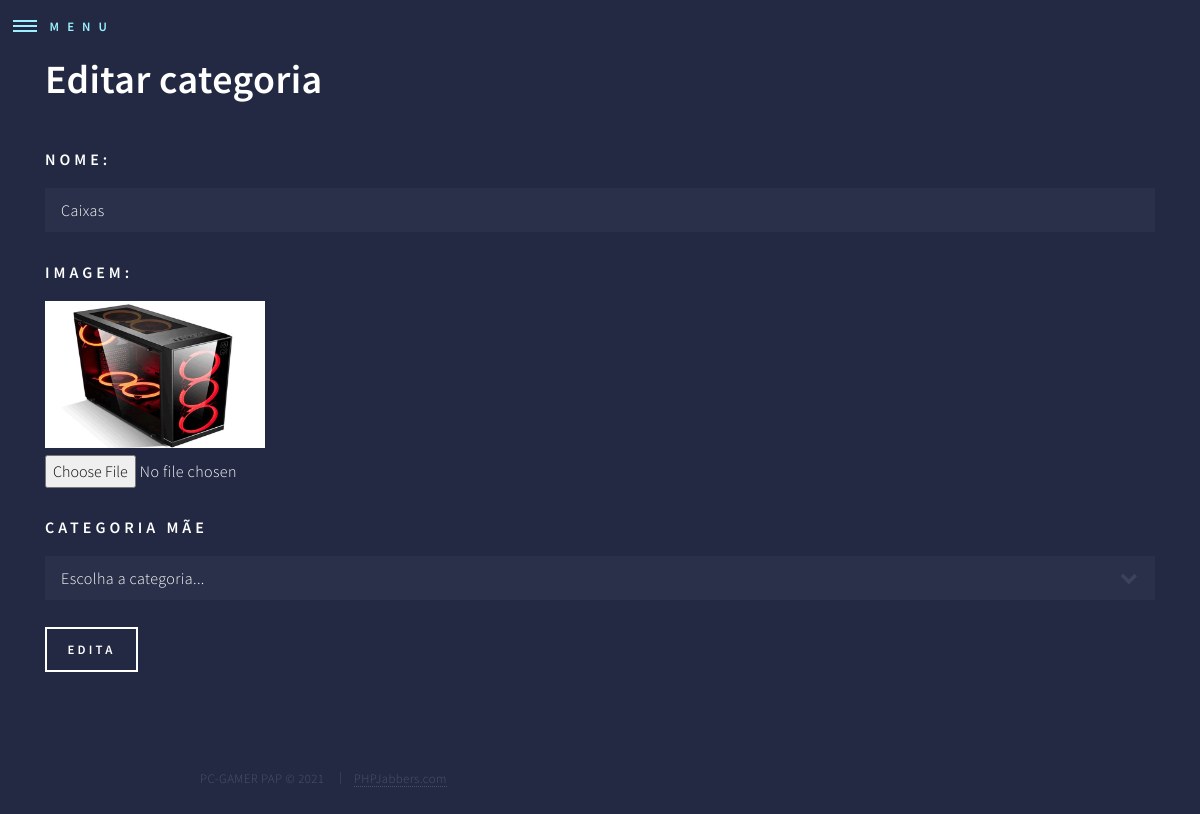
/admin/editaCategoria.php?id=2, run on the app's committed database.
### tables this page shows
CREATE TABLE `categorias` (
  `categoriaId` int(11) NOT NULL AUTO_INCREMENT,
  `categoriaNome` varchar(45) NOT NULL,
  `categoriaImagemURL` varchar(255) NOT NULL,
  `categoriaCategoriaId` int(11) DEFAULT NULL,
  PRIMARY KEY (`categoriaId`) USING BTREE,
  KEY `fk_categorias_categorias_idx` (`categoriaCategoriaId`) USING BTREE,
  CONSTRAINT `fk_categorias_categorias` FOREIGN KEY (`categoriaCategoriaId`) REFERENCES `categorias` (`categoriaId`) ON DELETE NO ACTION ON UPDATE NO ACTION
);

### admin/editaCategoria.php (the view, shortened to what this page needs)
<?php
include_once ("includes/body.inc.php");
$id=intval($_GET['id']);
$sql="select * from categorias where categoriaId=$id";
$resultCategoria=mysqli_query($con,$sql);
$dadosCategoria=mysqli_fetch_array($resultCategoria);
?>
<div class="container">
<h1>Editar categoria</h1>
<form action="confirmaEditaCategoria.php" method="post" enctype="multipart/form-data">
    <label>Nome: </label>
    <input type="text" name="nomeCategoria" value="<?php echo $dadosCategoria['categoriaNome']?>"><br>
    <label>Imagem:</label>
    <img src="../<?php echo $dadosCategoria['categoriaImagemURL']?>" width="220"><br>
    <input type="file" name="imagemCategoria"><br>
    <br>
    <label>Categoria Mãe</label>
    <select name="categoriaCategoria">
        <option value="-1">Escolha a categoria...</option>
    </select>
    <br>
    <input type="Submit" value="Edita"><br>
</form>
</div>

### admin/assets/css/main.css (style rules this page uses)
html, body, div, span, applet, object, iframe, h1, h2, h3, h4, h5, h6, p, blockquote, pre, a, abbr, acronym, address, big, cite, code, del, dfn, em, img, ins, kbd, q, s, samp, small, strike, strong, sub, sup, tt, var, b, u, i, center, dl, dt, dd, ol, ul, li, fieldset, form, label, legend, table, caption, tbody, tfoot, thead, tr, th, td, article, aside, canvas, details, embed, figure, figcaption, footer, header, hgroup, menu, nav, output, ruby, section, summary, time, mark, audio, video { margin: 0; padding: 0; border: 0; font-size: 100%; font: inherit; vertical-align: baseline; }
body { line-height: 1; }
body { -webkit-text-size-adjust: none; }
body { -ms-overflow-style: scrollbar; }
html { box-sizing: border-box; }
*, *:before, *:after { box-sizing: inherit; }
body { background: #242943; }
body, input, select, textarea { color: #ffffff; font-family: "Source Sans Pro", Helvetica, sans-serif; font-size: 17pt; font-weight: 300; letter-spacing: 0.025em; line-height: 1.65; }
@media screen and (max-width: 1680px) { body, input, select, textarea { font-size: 14pt; } }
@media screen and (max-width: 1280px) { body, input, select, textarea { font-size: 12pt; } }
h1, h2, h3, h4, h5, h6 { color: #ffffff; font-weight: 600; line-height: 1.35; margin: 0 0 1em 0; }
h1 { font-size: 2.5em; }
form { margin: 0 0 2em 0; }
label { color: #ffffff; display: block; font-size: 1em; font-weight: 600; letter-spacing: 0.25em; margin: 0 0 1em 0; text-transform: uppercase; }
input[type="text"], input[type="password"], input[type="email"], input[type="tel"], input[type="search"], input[type="url"], select, textarea { -moz-appearance: none; -webkit-appearance: none; -ms-appearance: none; appearance: none; background: rgba(212, 212, 255, 0.035); border: none; border-radius: 0; color: inherit; display: block; outline: 0; padding: 0 1em; text-decoration: none; width: 100%; }
select { background-size: 1.25rem; background-repeat: no-repeat; background-position: calc(100% - 1rem) center; height: 2.75em; padding-right: 2.75em; text-overflow: ellipsis; }
select option { color: #ffffff; background: #242943; }
input[type="text"], input[type="password"], input[type="email"], input[type="tel"], input[type="search"], input[type="url"], select { height: 2.75em; }
input[type="submit"], input[type="reset"], input[type="button"], button, .button { -moz-appearance: none; -webkit-appearance: none; -ms-appearance: none; appearance: none; -moz-transition: background-color 0.2s ease-in-out, box-shadow 0.2s ease-in-out, color 0.2s ease-in-out; -webkit-transition: background-color 0.2s ease-in-out, box-shadow 0.2s ease-in-out, color 0.2s ease-in-out; -ms-transition: background-color 0.2s ease-in-out, box-shadow 0.2s ease-in-out, color 0.2s ease-in-out; transition: background-color 0.2s ease-in-out, box-shadow 0.2s ease-in-out, color 0.2s ease-in-out; background-color: transparent; border: 0; border-radius: 0; box-shadow: inset 0 0 0 2px #ffffff; color: #ffffff; cursor: pointer; display: inline-block; font-size: 0.8em; font-weight: 600; height: 3.5em; letter-spacing: 0.25em; line-height: 3.5em; padding: 0 1.75em; text-align: center; text-decoration: none; text-transform: uppercase; white-space: nowrap; }
#wrapper { -moz-transition: -moz-filter 0.35s ease, -webkit-filter 0.35s ease, opacity 0.375s ease-out; -webkit-transition: -webkit-filter 0.35s ease, -webkit-filter 0.35s ease, opacity 0.375s ease-out; -ms-transition: -ms-filter 0.35s ease, -webkit-filter 0.35s ease, opacity 0.375s ease-out; transition: filter 0.35s ease, -webkit-filter 0.35s ease, opacity 0.375s ease-out; padding-top: 3.25em; }

### data on the page
categorias: nomeCategoria "Caixas", categoriaImagemURL (picture)
